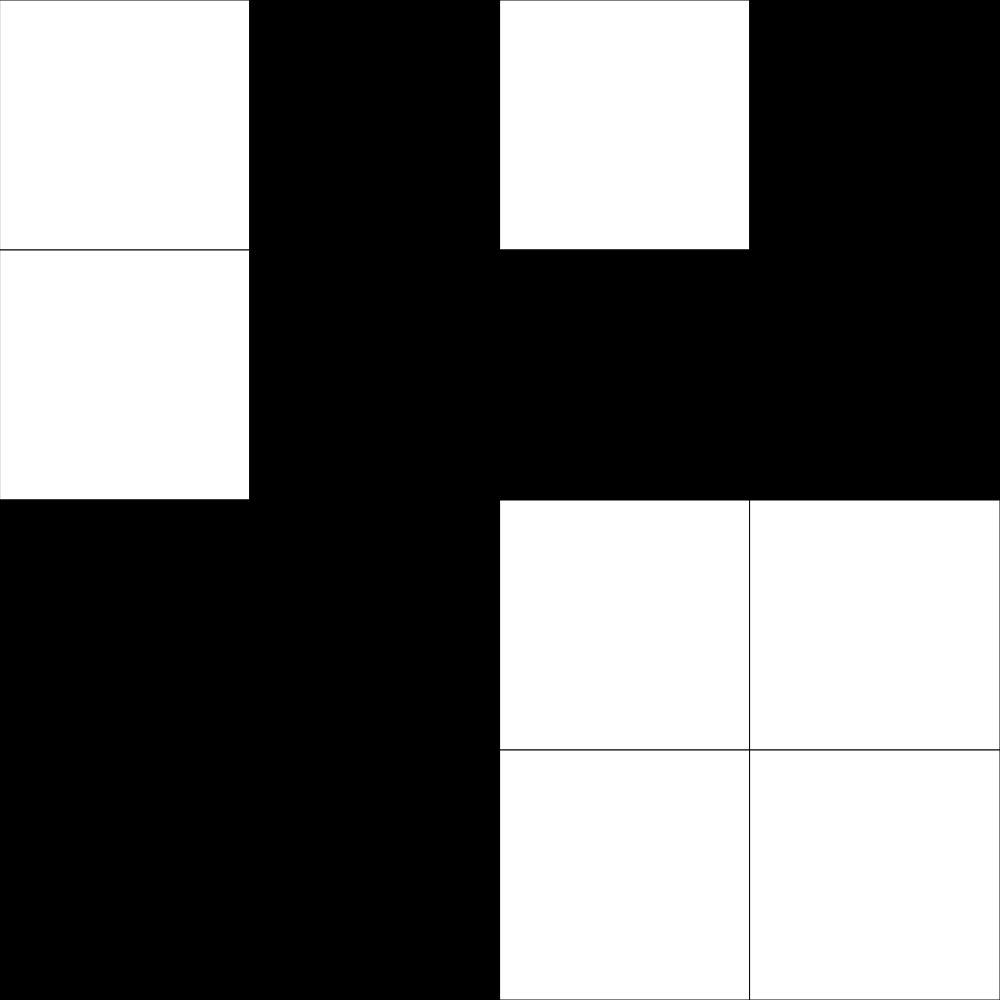
Frame 1 (no input)
Frame 60 (no input): identical to frame 1, image omitted
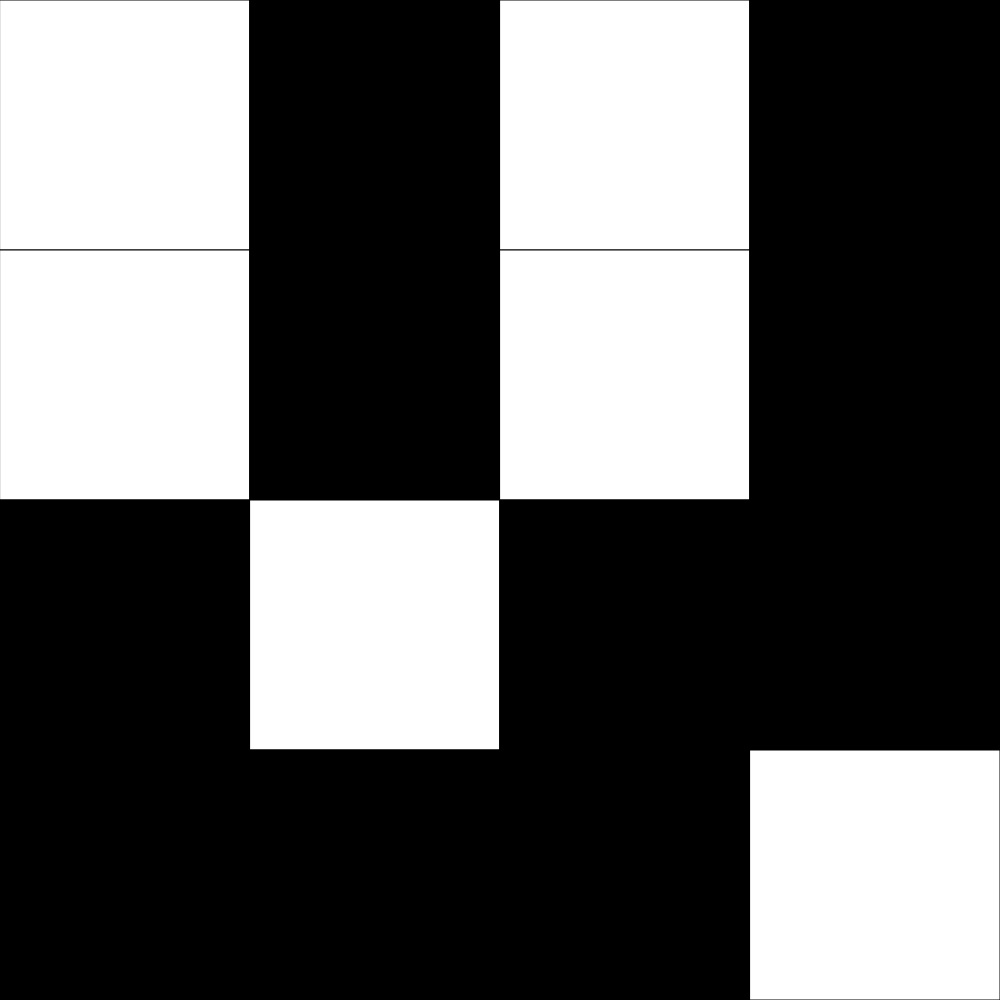
Frame 120 (the mouse pressed at the canvas centre since frame 60)

The p5.js sketch that drew these frames (run headless with seeded random() and noise() and a simulated clock; from frame 60 on, the mouse is pressed at the canvas centre):

// p5.js sketch
// ── sketch.js
// Grid Neighbours

let gridDimensions = 4;
let grid;
let cellsize;

function setup() {
  if (windowWidth > windowHeight){
    createCanvas(windowHeight, windowHeight);
  }
  else {
    createCanvas(windowWidth, windowWidth);
  }
  grid = createRandomArray(gridDimensions);
  cellsize = width / gridDimensions;
}

function draw() {
  background(220);
  displayGrid();
}


function mousePressed(){
  let cellx = Math.floor(mouseX/cellsize);
  let celly = Math.floor(mouseY/cellsize);

  swap(cellx, celly);
  swap(cellx, celly-1);
  swap(cellx, celly+1);
  swap(cellx-1, celly);
  swap(cellx+1, celly);
}

function swap(x, y) {
  if (x >= 0 && x < gridDimensions && y >= 0 && y < gridDimensions){
  
    if (grid[y][x] === 0){
      grid[y][x] = 1;
    }
    else if (grid[y][x] === 1){
      grid[y][x] = 0;
    }
  }
}

function displayGrid(){
  for (let y=0; y < gridDimensions; y ++){
    for (let x=0; x < gridDimensions; x++){
      if (grid[y][x] === 0){
        fill("white");
      }
      else if (grid[y][x] === 1){
        fill("black");
      }
      rect(x *cellsize, y*cellsize, cellsize, cellsize);
    }
  

  }
}

function createRandomArray(howLarge) {
  let newArray = [];
  for (let y = 0; y < howLarge; y++){
    newArray.push([]);
    for (let x = 0; x < howLarge; x++){
      if (random(0,100) > 50){
        newArray[y].push(0);
      }
    
      else {
        newArray[y].push(1);
      }
    }
  }
  return newArray;

}
